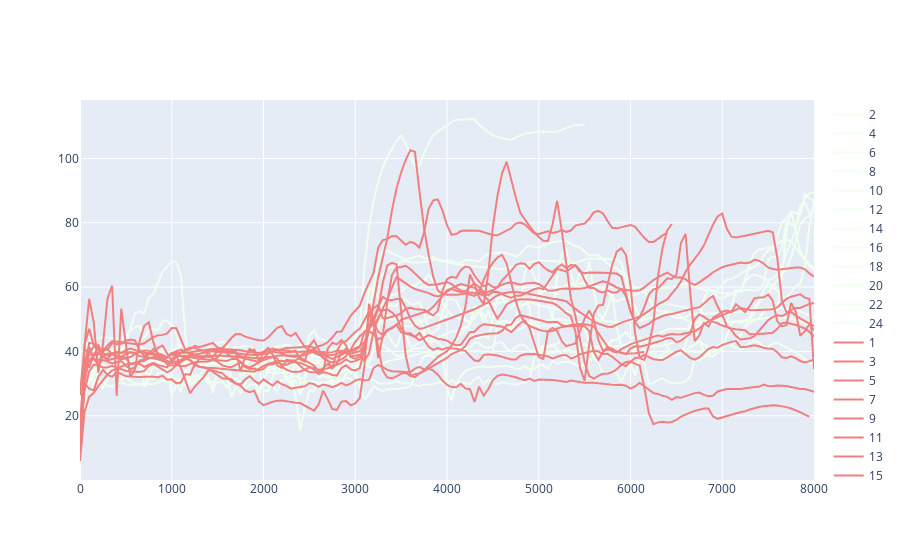

Notebook code cell kept with this figure:
### Code cell
whichAttempt = 2
colorGuessOMeter = "lightcoral"
colorDiffCOPE1 = "honeydew"

def plotIndividualAttempt(group, color, name):
    return go.Scatter(x=group["distanceWindow"], y=group["speed"], 
                      name=str(group["userID"].iloc[-1]),
                      color=name[1]
                        )
#     return [
#         go.Scatter(group["distanceWindow"], group["speed"], name=name),
#         go.Scatter(group["distanceWindow"].iloc[-1], group["speed"].iloc[-1], color=color)
#     ]

fig2 = go.Figure()
for name, group in average_individual_grouped:
    if name[0] == whichAttempt and name[1] == "GuessOMeter":
        fig2.add_trace(plotIndividualAttempt(group, colorGuessOMeter, name))
    if name[0] == whichAttempt and name[1] == "DiffAndCOPE1":
        fig2.add_trace(plotIndividualAttempt(group, colorDiffCOPE1, name))
                   
    

fig2.show()
#fig2 = px.line(average_individual, x="distanceWindow", y="speed", color="evisID")

#fig2.show()

#average_individual

### Figure 1 — Plotly figure (JSON) as saved in the notebook; plotly's stock layout.template omitted (floating-point values rounded to 4 significant figures; data arrays with more than 128 entries replaced by an {"elided": "..."} marker saying what was removed)
{"data": [{"line": {"color": "honeydew"}, "name": "2", "type": "scatter", "x": {"elided": "161 int values"}, "y": {"elided": "161 float values"}}, {"line": {"color": "honeydew"}, "name": "4", "type": "scatter", "x": {"elided": "161 int values"}, "y": {"elided": "161 float values"}}, {"line": {"color": "honeydew"}, "name": "6", "type": "scatter", "x": {"elided": "161 int values"}, "y": {"elided": "161 float values"}}, {"line": {"color": "honeydew"}, "name": "8", "type": "scatter", "x": {"elided": "161 int values"}, "y": {"elided": "161 float values"}}, {"line": {"color": "honeydew"}, "name": "10", "type": "scatter", "x": [0, 50, 100, 150, 200, 250, 300, 350, 400, 450, 500, 550, 600, 650, 700, 750, 800, 850, 900, 950, 1000, 1050, 1100, 1150, 1200, 1250, 1300, 1350, 1400, 1450, 1500, 1550, 1600, 1650, 1700, 1750, 1800, 1850, 1900, 1950, 2000, 2050, 2100, 2150, 2200, 2250, 2300, 2350, 2400, 2450, 2500, 2550, 2600, 2650, 2700, 2750, 2800, 2850, 2900, 2950, 3000, 3050, 3100, 3150, 3200, 3250, 3300, 3350, 3400, 3450, 3500, 3550, 3600, 3650, 3700, 3750, 3800, 3850, 3900, 3950, 4000, 4050, 4100, 4150, 4200, 4250, 4300, 4350, 4400, 4450, 4500, 4550, 4600, 4650, 4700, 4750, 4800, 4850, 4900, 4950, 5000, 5050, 5100, 5150, 5200, 5250, 5300, 5350, 5400, 5450, 5500, 5550, 5600, 5650, 5700, 5750, 5800, 5850, 5900], "y": [11.37, 25.3, 24.66, 31.46, 30.37, 28.67, 31.21, 33.95, 35.53, 35.48, 34.23, 36.29, 37.08, 38.5, 28.88, 32.58, 35.06, 34.71, 41.68, 34.67, 26.52, 29.99, 27.46, 34.47, 30.27, 37.43, 37.12, 34.65, 39.61, 37.22, 35.66, 39.36, 39.8, 37.59, 39.55, 32.39, 33.21, 35.13, 32.69, 37.6, 34.95, 34.94, 35.07, 33.2, 35.59, 32.35, 29.41, 39.11, 29.98, 30.71, 41.78, 36.39, 31.59, 33.12, 33.56, 29.47, 33.91, 36.75, 37.14, 37.47, 32.03, 39.24, 45.54, 48.19, 45.56, 45.13, 45.84, 45.7, 43.1, 41.12, 45.72, 45.8, 41.36, 41.87, 42.79, 46.34, 41.98, 45.85, 46.88, 52.0, 55.96, 56.25, 55.75, 52.69, 49.57, 48.63, 54.07, 52.54, 49.22, 52.72, 48.02, 49.38, 48.91, 49.58, 46.71, 50.23, 55.8, 64.75, 67.07, 63.33, 60.71, 56.6, 55.55, 49.78, 63.46, 70.2, 72.3, 63.95, 59.8, 65.0, 60.84, 68.0, 58.84, 51.63, 50.18, 53.23, 58.29, 47.54, 41.14]}, {"line": {"color": "honeydew"}, "name": "12", "type": "scatter", "x": {"elided": "161 int values"}, "y": {"elided": "161 float values"}}, {"line": {"color": "honeydew"}, "name": "14", "type": "scatter", "x": {"elided": "161 int values"}, "y": {"elided": "161 float values"}}, {"line": {"color": "honeydew"}, "name": "16", "type": "scatter", "x": [0, 50, 100, 150, 200, 250, 300, 350, 400, 450, 500, 550, 600, 650, 700, 750, 800, 850, 900, 950, 1000, 1050, 1100, 1150, 1200, 1250, 1300, 1350, 1400, 1450, 1500, 1550, 1600, 1650, 1700, 1750, 1800, 1850, 1900, 1950, 2000, 2050, 2100, 2150, 2200, 2250, 2300, 2350, 2400, 2450, 2500, 2550, 2600, 2650, 2700, 2750, 2800, 2850, 2900, 2950, 3000, 3050, 3100, 3150, 3200, 3250, 3300, 3350, 3400, 3450, 3500, 3550, 3600, 3650, 3700, 3750, 3800, 3850, 3900, 3950, 4000, 4050, 4100, 4150, 4200, 4250, 4300, 4350, 4400, 4450, 4500, 4550, 4600, 4650, 4700, 4750, 4800, 4850, 4900, 4950, 5000, 5050, 5100, 5150, 5200, 5250, 5300, 5350, 5400, 5450, 5500], "y": [28.68, 43.0, 41.78, 40.82, 39.29, 38.81, 39.69, 40.58, 41.12, 41.42, 39.66, 39.09, 39.06, 38.93, 38.89, 39.8, 40.14, 38.83, 38.57, 38.68, 38.7, 38.81, 39.07, 39.35, 40.1, 38.7, 38.87, 39.72, 40.02, 40.22, 40.3, 40.87, 40.53, 37.77, 36.8, 36.83, 36.73, 37.7, 38.47, 39.55, 40.31, 39.94, 38.46, 38.47, 37.77, 37.16, 38.03, 38.88, 39.41, 39.98, 40.33, 40.23, 39.64, 39.25, 39.73, 40.26, 40.96, 41.65, 42.36, 43.61, 43.49, 47.51, 65.83, 78.95, 87.05, 92.77, 97.06, 100.5, 103.2, 105.5, 107.1, 104.6, 100.8, 97.71, 97.81, 101.6, 104.7, 107.1, 108.4, 109.4, 110.4, 111.3, 112.1, 112.1, 112.1, 112.3, 112.1, 110.5, 109.2, 108.1, 107.2, 106.7, 106.3, 106.0, 105.8, 106.5, 107.2, 107.7, 108.0, 108.2, 108.3, 108.3, 108.3, 108.3, 108.3, 108.9, 109.6, 110.0, 110.3, 110.5, 110.6]}, {"line": {"color": "honeydew"}, "name": "18", "type": "scatter", "x": {"elided": "161 int values"}, "y": {"elided": "161 float values"}}, {"line": {"color": "honeydew"}, "name": "20", "type": "scatter", "x": {"elided": "161 int values"}, "y": {"elided": "161 float values"}}, {"line": {"color": "honeydew"}, "name": "22", "type": "scatter", "x": {"elided": "161 int values"}, "y": {"elided": "161 float values"}}, {"line": {"color": "honeydew"}, "name": "24", "type": "scatter", "x": {"elided": "161 int values"}, "y": {"elided": "161 float values"}}, {"line": {"color": "lightcoral"}, "name": "1", "type": "scatter", "x": {"elided": "161 int values"}, "y": {"elided": "161 float values"}}, {"line": {"color": "lightcoral"}, "name": "3", "type": "scatter", "x": {"elided": "161 int values"}, "y": {"elided": "161 float values"}}, {"line": {"color": "lightcoral"}, "name": "5", "type": "scatter", "x": {"elided": "130 int values"}, "y": {"elided": "130 float values"}}, {"line": {"color": "lightcoral"}, "name": "7", "type": "scatter", "x": {"elided": "161 int values"}, "y": {"elided": "161 float values"}}, {"line": {"color": "lightcoral"}, "name": "9", "type": "scatter", "x": {"elided": "129 int values"}, "y": {"elided": "129 float values"}}, {"line": {"color": "lightcoral"}, "name": "11", "type": "scatter", "x": {"elided": "161 int values"}, "y": {"elided": "161 float values"}}, {"line": {"color": "lightcoral"}, "name": "13", "type": "scatter", "x": {"elided": "161 int values"}, "y": {"elided": "161 float values"}}, {"line": {"color": "lightcoral"}, "name": "15", "type": "scatter", "x": [0, 50, 100, 150, 200, 250, 300, 350, 400, 450, 500, 550, 600, 650, 700, 750, 800, 850, 900, 950, 1000, 1050, 1100, 1150, 1200, 1250, 1300, 1350, 1400, 1450, 1500, 1550, 1600, 1650, 1700, 1750, 1800, 1850, 1900, 1950, 2000, 2050, 2100, 2150, 2200, 2250, 2300, 2350, 2400, 2450, 2500, 2550, 2600, 2650, 2700, 2750, 2800, 2850, 2900, 2950, 3000, 3050, 3100, 3150, 3200, 3250, 3300, 3350, 3400, 3450, 3500, 3550, 3600, 3650, 3700, 3750, 3800, 3850, 3900, 3950, 4000, 4050, 4100, 4150, 4200, 4250, 4300, 4350, 4400, 4450, 4500, 4550, 4600, 4650, 4700, 4750, 4800, 4850, 4900, 4950, 5000, 5050, 5100, 5150, 5200, 5250, 5300, 5350, 5400, 5450, 5500, 5550, 5600, 5650, 5700, 5750, 5800, 5850, 5900, 5950, 6000, 6050, 6100, 6150], "y": [8.546, 41.97, 56.33, 48.98, 33.42, 42.21, 56.45, 60.45, 26.23, 53.32, 42.1, 32.07, 34.55, 43.29, 47.99, 49.07, 42.8, 38.88, 37.0, 38.21, 39.61, 39.49, 39.48, 39.61, 39.76, 39.92, 40.12, 40.37, 40.63, 40.8, 40.86, 40.8, 40.71, 40.62, 40.53, 40.37, 40.05, 39.76, 39.62, 39.61, 39.72, 39.88, 40.1, 40.33, 40.42, 40.29, 40.08, 39.9, 39.83, 40.02, 40.1, 39.62, 38.87, 38.94, 38.22, 37.7, 38.36, 39.02, 39.58, 40.17, 40.98, 41.68, 42.85, 46.43, 55.0, 62.99, 69.22, 75.23, 83.88, 90.64, 95.64, 99.53, 102.6, 102.1, 89.73, 78.3, 70.04, 63.26, 58.89, 58.0, 57.63, 57.52, 57.6, 57.79, 58.04, 57.71, 57.28, 58.2, 62.24, 65.34, 67.6, 69.22, 70.05, 67.31, 61.08, 55.65, 51.33, 48.88, 47.93, 47.22, 46.76, 46.39, 46.21, 46.34, 47.12, 47.6, 47.8, 47.92, 47.94, 47.94, 47.85, 46.36, 39.88, 37.41, 39.84, 41.32, 40.85, 39.99, 39.53, 39.31, 39.29, 39.41, 39.64, 39.85]}, {"line": {"color": "lightcoral"}, "name": "17", "type": "scatter", "x": {"elided": "161 int values"}, "y": {"elided": "161 float values"}}, {"line": {"color": "lightcoral"}, "name": "19", "type": "scatter", "x": {"elided": "161 int values"}, "y": {"elided": "161 float values"}}, {"line": {"color": "lightcoral"}, "name": "21", "type": "scatter", "x": {"elided": "160 int values"}, "y": {"elided": "160 float values"}}, {"line": {"color": "lightcoral"}, "name": "23", "type": "scatter", "x": {"elided": "161 int values"}, "y": {"elided": "161 float values"}}], "layout": {}}
